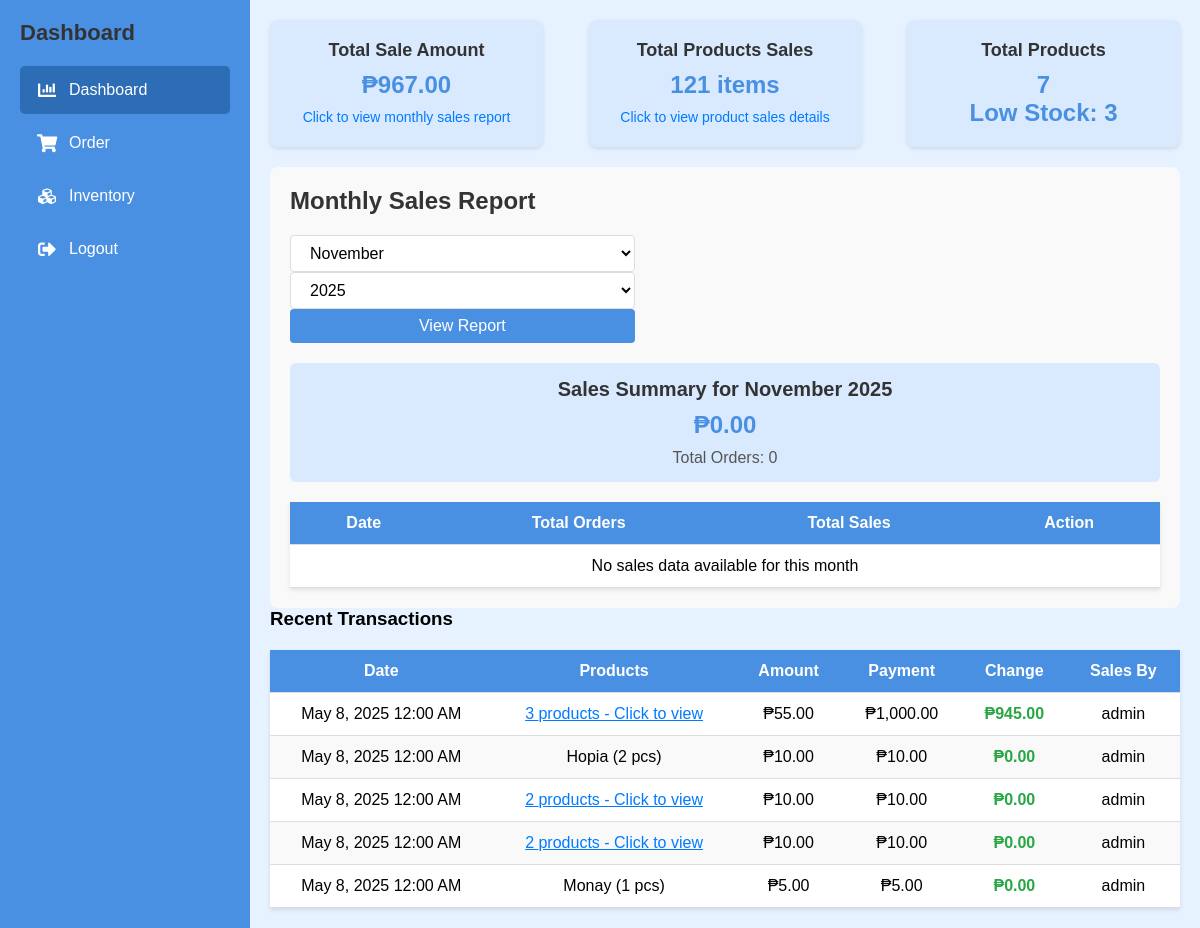
Page /dashboard.php?show_monthly_report=true (signed in) on the committed database.
### tables this page shows
CREATE TABLE `orders` (
  `order_id` int(11) NOT NULL,
  `order_date` date DEFAULT NULL,
  `total_amount` decimal(10,2) DEFAULT NULL,
  `payment_amount` decimal(10,2) DEFAULT NULL,
  `change_amount` decimal(10,2) DEFAULT NULL,
  `admin_id` int(11) DEFAULT NULL
);

CREATE TABLE `products` (
  `product_id` int(11) NOT NULL,
  `name` varchar(100) DEFAULT NULL,
  `quantity_in_stock` int(11) DEFAULT NULL,
  `price` decimal(10,2) DEFAULT NULL,
  `image_path` varchar(255) DEFAULT NULL
);

CREATE TABLE `order_item` (
  `order_item_id` int(11) NOT NULL,
  `order_id` int(11) DEFAULT NULL,
  `product_id` int(11) DEFAULT NULL,
  `quantity` int(11) DEFAULT NULL,
  `price_at_sale` decimal(10,2) DEFAULT NULL
);

### dashboard.php (the view, shortened to what this page needs)
<?php
require 'config.php';
$res = $conn->query("SELECT SUM(total_amount) as total_sales_amount FROM orders");
if ($res) {
    $row = $res->fetch_assoc();
    $total_sales_amount = $row['total_sales_amount'] ?? 0;
} else {
    echo "Error fetching total sales amount: " . $conn->error;
    $total_sales_amount = 0;
}
$res = $conn->query("SELECT SUM(oi.quantity) as total_products_sold
                    FROM order_item oi");
if ($res) {
    $row = $res->fetch_assoc();
    $total_products_sold = $row['total_products_sold'] ?? 0;
} else {
    echo "Error fetching total products sold: " . $conn->error;
    $total_products_sold = 0;
}
$res = $conn->query("SELECT COUNT(*) as total_products_count FROM products");
if ($res) {
    $row = $res->fetch_assoc();
    $total_products = $row['total_products_count'] ?? 0;
} else {
    echo "Error fetching total product count: " . $conn->error;
    $total_products = 0;
}
$res = $conn->query("SELECT COUNT(*) as low_stock_count FROM products WHERE quantity_in_stock <= 10");
if ($res) {
    $row = $res->fetch_assoc();
    $low_stock = $row['low_stock_count'] ?? 0;
} else {
    echo "Error fetching low stock count: " . $conn->error;
    $low_stock = 0;
}
$current_month = date('m');
$current_year = date('Y');
$monthly_data = [];
if (isset($_GET['show_monthly_report']) && $_GET['show_monthly_report'] == 'true') {
    $report_month = isset($_GET['month']) ? intval($_GET['month']) : intval($current_month);
    $report_year = isset($_GET['year']) ? intval($_GET['year']) : intval($current_year);
    $month_total_query = $conn->query("SELECT
                                        SUM(total_amount) as month_total,
                                        COUNT(order_id) as month_orders
                                    FROM orders
                                    WHERE MONTH(order_date) = $report_month
                                    AND YEAR(order_date) = $report_year");
    if ($month_total_query) {
        $month_totals = $month_total_query->fetch_assoc();
        $month_total_sales = $month_totals['month_total'] ?? 0;
        $month_total_orders = $month_totals['month_orders'] ?? 0;
    } else {
        $month_total_sales = 0;
        $month_total_orders = 0;
    }
    $month_name = date('F', mktime(0, 0, 0, $report_month, 1, $report_year));
}
$recent_sales = [];
$res = $conn->query("SELECT o.order_id, o.order_date as transaction_date,
                           o.total_amount as amount, o.payment_amount, o.change_amount,
                           a.username as sales_by
                      FROM orders o
                      LEFT JOIN admin a ON o.admin_id = a.admin_id
                      ORDER BY o.order_date DESC LIMIT 5");
if ($res) {
    while ($row = $res->fetch_assoc()) {
        $order_id = $row['order_id'];
        $products_query = $conn->query("SELECT p.name as product_name, oi.quantity, p.product_id
                                       FROM order_item oi
                                       JOIN products p ON oi.product_id = p.product_id
                                       WHERE oi.order_id = $order_id");
        $products = [];
        if ($products_query) {
            while ($product = $products_query->fetch_assoc()) {
                $products[] = $product;
            }
        }
        $row['products'] = $products;
        $recent_sales[] = $row;
    }
} else {
    echo "Error fetching recent sales data: " . $conn->error;
}
?>
<!DOCTYPE html>
<html>
<head>
    <link rel="stylesheet" href="styles.css">
    <link rel="stylesheet" href="https://cdnjs.cloudflare.com/ajax/libs/font-awesome/5.15.4/css/all.min.css">
</head>
<body>
    <div class="sidebar">
        <h2>Dashboard</h2>
        <ul>
            <li class="active"><i class="fas fa-chart-bar"></i> <a href="dashboard.php">Dashboard</a></li>
            <li><i class="fas fa-shopping-cart"></i> <a href="order.php">Order</a></li>
            <li><i class="fas fa-cubes"></i> <a href="inventory.php">Inventory</a></li>
            <li><i class="fas fa-sign-out-alt"></i> <a href="logout.php">Logout</a></li>
        </ul>
    </div>
    <div class="main-content">
        <div class="dashboard">
            <div class="stats">
                <div class="stat-box clickable-stat" id="total-sales-box" onclick="toggleMonthlyReport()">
                    <h2>Total Sale Amount</h2>
                    <span>₱<?php echo number_format($total_sales_amount, 2); ?></span>
                    <div class="product-links">
                        <a href="#">Click to view monthly sales report</a>
                    </div>
                </div>
                <div class="stat-box clickable-stat" id="total-products-box" onclick="toggleProductSales()">
                    <h2>Total Products Sales</h2>
                    <span><?php echo number_format($total_products_sold); ?> items</span>
                    <div class="product-links">
                        <a href="#">Click to view product sales details</a>
                    </div>
                </div>
                <div class="stat-box">
                    <h2>Total Products</h2>
                    <span>
                        <?php echo $total_products; ?>
                        <br>
                        Low Stock: <?php echo $low_stock; ?>
                    </span>
                </div>
            </div>
            <div class="monthly-report-container" id="monthly-report-section">
                <h2>Monthly Sales Report</h2>
                <div class="month-selector">
                    <form action="" method="GET">
                        <select name="month">
                            <?php for ($m = 1; $m <= 12; $m++): ?>
                                <option value="<?php echo $m; ?>" <?php if (isset($report_month) && $report_month == $m) echo 'selected'; ?>>
                                    <?php echo date('F', mktime(0, 0, 0, $m, 1)); ?>
                                </option>
                            <?php endfor; ?>
                        </select>
                        <select name="year">
                            <?php
                            $current_year = date('Y');
                            for ($y = $current_year - 2; $y <= $current_year; $y++):
                            ?>
                                <option value="<?php echo $y; ?>" <?php if (isset($report_year) && $report_year == $y) echo 'selected'; ?>>
                                    <?php echo $y; ?>
                                </option>
                            <?php endfor; ?>
                        </select>
                        <button type="submit">View Report</button>
                    </form>
                </div>
                <div class="month-summary">
                    <h3>Sales Summary for <?php echo isset($month_name) ? $month_name . ' ' . $report_year : ''; ?></h3>
                    <div class="total-value">₱<?php echo isset($month_total_sales) ? number_format($month_total_sales, 2) : '0.00'; ?></div>
                    <div class="order-count">Total Orders: <?php echo isset($month_total_orders) ? $month_total_orders : '0'; ?></div>
                </div>
                <table>
                    <thead>
                        <tr>
                            <th>Date</th>
                            <th>Total Orders</th>
                            <th>Total Sales</th>
                            <th>Action</th>
                        </tr>
                    </thead>
                    <tbody>
                        <?php if (isset($monthly_data) && !empty($monthly_data)): ?>
                            <?php foreach ($monthly_data as $date => $data): ?>
                                <tr>
                                    <td><?php echo date('F j, Y (l)', strtotime($date)); ?></td>
                                    <td><?php echo $data['order_count']; ?> orders</td>
                                    <td>₱<?php echo number_format($data['daily_total'], 2); ?></td>
                                    <td>
                                        <a href="?view_date=<?php echo $date; ?>" class="clickable-date">View Details</a>
                                    </td>
                                </tr>
                            <?php endforeach; ?>
                        <?php else: ?>
                            <tr>
                                <td colspan="4">No sales data available for this month</td>
                            </tr>
                        <?php endif; ?>
                    </tbody>
                </table>
            </div>
            <h3>Recent Transactions</h3>
            <table>
                <thead>
                    <tr>
                        <th>Date</th>
                        <th>Products</th>
                        <th>Amount</th>
                        <th>Payment</th>
                        <th>Change</th>
                        <th>Sales By</th>
                    </tr>
                </thead>
                <tbody>
                    <?php foreach ($recent_sales as $sale): ?>
                        <tr>
                            <td><?php echo date('M j, Y h:i A', strtotime($sale['transaction_date'])); ?></td>
                            <td>
                                <?php
                                if (count($sale['products']) > 0):
                                    if (count($sale['products']) == 1):
                                        $product = $sale['products'][0];
                                        echo htmlspecialchars($product['product_name']) . ' (' . $product['quantity'] . ' pcs)';
                                    else:
                                ?>
                                        <span class="multiple-products" onclick="showProductDetails(<?php echo htmlspecialchars(json_encode($sale['products'])); ?>, '<?php echo htmlspecialchars($sale['transaction_date']); ?>')">
                                            <?php echo count($sale['products']); ?> products - Click to view
                                        </span>
                                <?php
                                    endif;
                                else:
                                    echo 'N/A';
                                endif;
                                ?>
                            </td>
                            <td>₱<?php echo number_format($sale['amount'], 2); ?></td>
                            <td>₱<?php echo number_format($sale['payment_amount'] ?? $sale['amount'], 2); ?></td>
                            <td class="change-highlight">₱<?php echo number_format($sale['change_amount'] ?? 0, 2); ?></td>
                            <td><?php echo htmlspecialchars($sale['sales_by'] ?? 'N/A'); ?></td>
                        </tr>
                    <?php endforeach; ?>
                </tbody>
            </table>
        </div>
    </div>
</body>
</html>

### styles.css (style rules this page uses)
* { margin: 0; padding: 0; box-sizing: border-box; font-family: Arial, sans-serif; }
body { display: flex; height: 100vh; background-color: #e6f2ff; }
.sidebar { width: 250px; background: #4a90e2; color: white; padding: 20px; display: flex; flex-direction: column; }
.sidebar h2 { font-size: 22px; margin-bottom: 20px; font-weight: bold; }
.sidebar ul { list-style: none; }
.sidebar ul li { padding: 15px; cursor: pointer; border-radius: 5px; margin-bottom: 5px; display: flex; align-items: center; }
.sidebar ul li i { margin-right: 10px; font-size: 18px; width: 24px; text-align: center; }
.sidebar ul li:hover, .sidebar ul li.active { background: #2c6db5; }
.main-content { flex: 1; display: flex; flex-direction: column; }
h2 { margin-bottom: 20px; color: #333; }
input, select { width: 100%; padding: 10px; border: none; border-radius: 5px; font-size: 16px; }
button { width: 100%; padding: 10px; background: #3498db; border: none; color: white; font-size: 16px; cursor: pointer; border-radius: 5px; }
.dashboard { flex-grow: 1; padding: 20px; }
.stats { display: flex; justify-content: space-between; margin-bottom: 20px; }
.stat-box { width: 48%; padding: 20px; background: #d9eaff; border-radius: 8px; text-align: center; }
table { width: 100%; border-collapse: collapse; margin-top: 10px; }
th, td { padding: 12px; text-align: center; border-bottom: 1px solid #ddd; }
th { background: #4a90e2; color: white; }
tr:nth-child(even) { background: #f9f9f9; }

### rows in the picture
orders: order_date "May 8, 2025 12:00 AM", count($sale['products']) "3", total_amount "55.00", payment_amount "1,000.00", change_amount "945.00", admin.username "admin"
orders: order_date "May 8, 2025 12:00 AM", total_amount "10.00", payment_amount "10.00", change_amount "0.00", admin.username "admin"
products: name "Hopia"
order_item: quantity "2"
orders: order_date "May 8, 2025 12:00 AM", count($sale['products']) "2", total_amount "10.00", payment_amount "10.00", change_amount "0.00", admin.username "admin"
orders: order_date "May 8, 2025 12:00 AM", count($sale['products']) "2", total_amount "10.00", payment_amount "10.00", change_amount "0.00", admin.username "admin"
orders: order_date "May 8, 2025 12:00 AM", total_amount "5.00", payment_amount "5.00", change_amount "0.00", admin.username "admin"
products: name "Monay"
order_item: quantity "1"

### other values in the picture
$total_sales_amount "967.00"
$total_products_sold "121"
$total_products "7"
$low_stock "3"
$month_name "November"
$report_year "2025"
$month_total_sales "0.00"
$month_total_orders "0"
form field month "November"
form field year "2025"
